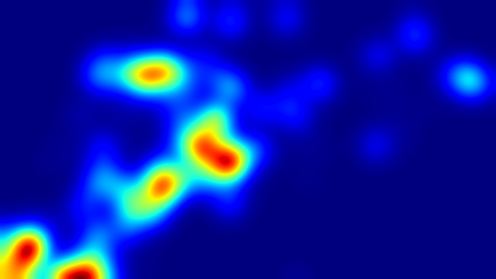

Write Python code to recreate this figure.
import csv
import numpy as np
import matplotlib.pyplot as plt
from scipy.ndimage import gaussian_filter

# === Paramètres ===
csv_filename = "./Eyetracker/gaze_data_1746003675.csv"  # Remplace par ton fichier exact
output_image = "heatmap.png"
resolution = (1920, 1080)  # Résolution de l'écran utilisé (à adapter)

# === Récupération des données ===
gaze_points = []

with open(csv_filename, 'r') as file:
    reader = csv.DictReader(file)
    for row in reader:
        try:
            # Moyenne des deux yeux
            left_x = float(row['left_x'])
            left_y = float(row['left_y'])
            right_x = float(row['right_x'])
            right_y = float(row['right_y'])

            x = (left_x + right_x) / 2
            y = (left_y + right_y) / 2

            # Convertir en coordonnées pixel
            px = int(x * resolution[0])
            py = int(y * resolution[1])

            # Y inversé car matplotlib place (0,0) en bas à gauche
            gaze_points.append((px, resolution[1] - py))

        except ValueError:
            continue  # Si des données sont manquantes

# === Création de la matrice de chaleur ===
heatmap = np.zeros(resolution[::-1])  # [height, width]

for x, y in gaze_points:
    if 0 <= x < resolution[0] and 0 <= y < resolution[1]:
        heatmap[y, x] += 1

# Appliquer un flou pour lisser la heatmap
heatmap = gaussian_filter(heatmap, sigma=50)

# === Affichage et sauvegarde ===
plt.imshow(heatmap, cmap='jet', interpolation='bilinear')
plt.axis('off')
plt.savefig(output_image, bbox_inches='tight', pad_inches=0)
plt.show()
